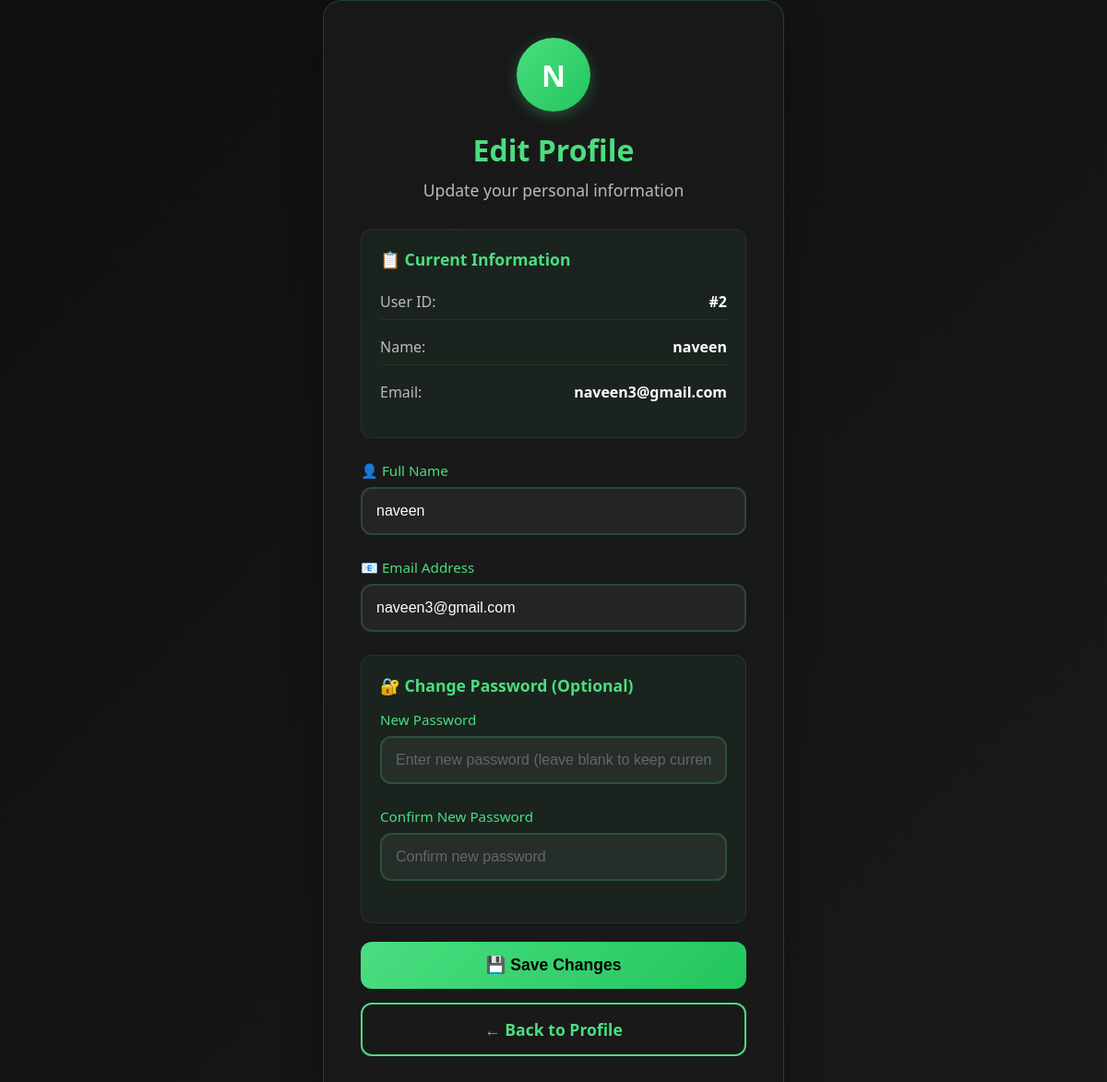
/editbutton.php (signed in), run on the app's committed database.
### tables this page shows
CREATE TABLE `register` (
  `id` int(200) NOT NULL,
  `name` varchar(200) NOT NULL,
  `email` varchar(100) NOT NULL,
  `password` text NOT NULL
);

### editbutton.php (the view, shortened to what this page needs)
<?php
require 'BD_carepoint.php';
$user_id = $_SESSION['user_id'] ?? $_GET['user_id'] ?? 1;
$user_stmt = $pdo->prepare("SELECT id, name, email FROM register WHERE id = ?");
$user_stmt->execute([$user_id]);
$user_data = $user_stmt->fetch();
?>
<!DOCTYPE html>
<html lang="en">
<head>
</head>
<body>
    <div class="edit-container">
        <div class="header">
            <div class="profile-avatar">
                <?php echo strtoupper(substr($user_data['name'], 0, 1)); ?>
            </div>
            <h1>Edit Profile</h1>
            <p>Update your personal information</p>
        </div>
        <div class="user-info">
            <h3>📋 Current Information</h3>
            <div class="info-item">
                <span class="info-label">User ID:</span>
                <span class="info-value">#<?php echo $user_data['id']; ?></span>
            </div>
            <div class="info-item">
                <span class="info-label">Name:</span>
                <span class="info-value"><?php echo htmlspecialchars($user_data['name']); ?></span>
            </div>
            <div class="info-item">
                <span class="info-label">Email:</span>
                <span class="info-value"><?php echo htmlspecialchars($user_data['email']); ?></span>
            </div>
        </div>
        <form method="POST">
            <div class="form-group">
                <label for="name">👤 Full Name</label>
                <input type="text" id="name" name="name" value="<?php echo htmlspecialchars($user_data['name']); ?>" required placeholder="Enter your full name">
            </div>
            <div class="form-group">
                <label for="email">📧 Email Address</label>
                <input type="email" id="email" name="email" value="<?php echo htmlspecialchars($user_data['email']); ?>" required placeholder="Enter your email address">
            </div>
            <div class="password-section">
                <h3>🔐 Change Password (Optional)</h3>
                <div class="form-group">
                    <label for="password">New Password</label>
                    <input type="password" id="password" name="password" placeholder="Enter new password (leave blank to keep current)">
                </div>
                <div class="form-group">
                    <label for="confirm_password">Confirm New Password</label>
                    <input type="password" id="confirm_password" name="confirm_password" placeholder="Confirm new password">
                </div>
            </div>
            <button type="submit" class="btn">💾 Save Changes</button>
            <a href="Myprofile.php?user_id=<?php echo $user_id; ?>" class="btn btn-secondary" style="text-decoration: none; display: block; text-align: center;">← Back to Profile</a>
        </form>
    </div>
</body>
</html>

### editbutton.php (style rules this page uses)
* { margin: 0; padding: 0; box-sizing: border-box; }
body { font-family: 'Segoe UI', Tahoma, Geneva, Verdana, sans-serif; background: linear-gradient(135deg, #0f0f0f 0%, #1a1a1a 100%); min-height: 100vh; display: flex; align-items: center; justify-content: center; color: #fff; }
.edit-container { background: rgba(26, 26, 26, 0.95); backdrop-filter: blur(10px); border-radius: 20px; padding: 40px; width: 90%; max-width: 500px; box-shadow: 0 20px 40px rgba(0, 0, 0, 0.3); border: 1px solid rgba(74, 222, 128, 0.2); }
.header { text-align: center; margin-bottom: 30px; }
.header h1 { color: #4ade80; font-size: 2em; margin-bottom: 10px; font-weight: 600; }
.header p { color: #bbb; font-size: 1.1em; }
.profile-avatar { width: 80px; height: 80px; background: linear-gradient(135deg, #4ade80, #22c55e); border-radius: 50%; display: flex; align-items: center; justify-content: center; margin: 0 auto 20px; font-size: 2em; font-weight: bold; color: white; box-shadow: 0 4px 15px rgba(74, 222, 128, 0.3); }
.form-group { margin-bottom: 25px; }
.form-group label { display: block; margin-bottom: 8px; color: #4ade80; font-weight: 500; font-size: 0.95em; }
.form-group input { width: 100%; padding: 15px; background: rgba(255, 255, 255, 0.05); border: 2px solid rgba(74, 222, 128, 0.2); border-radius: 12px; color: #fff; font-size: 1em; transition: all 0.3s ease; }
.form-group input::placeholder { color: #666; }
.password-section { background: rgba(74, 222, 128, 0.05); padding: 20px; border-radius: 12px; border: 1px solid rgba(74, 222, 128, 0.1); margin: 20px 0; }
.password-section h3 { color: #4ade80; margin-bottom: 15px; font-size: 1.1em; }
.btn { width: 100%; padding: 15px; background: linear-gradient(135deg, #4ade80, #22c55e); color: #000; border: none; border-radius: 12px; font-size: 1.1em; font-weight: 600; cursor: pointer; transition: all 0.3s ease; margin-bottom: 15px; }
.btn-secondary { background: transparent; border: 2px solid #4ade80; color: #4ade80; }
.user-info { background: rgba(74, 222, 128, 0.05); padding: 20px; border-radius: 12px; margin-bottom: 25px; border: 1px solid rgba(74, 222, 128, 0.1); }
.user-info h3 { color: #4ade80; margin-bottom: 15px; font-size: 1.1em; }
.info-item { display: flex; justify-content: space-between; margin-bottom: 10px; padding: 8px 0; border-bottom: 1px solid rgba(74, 222, 128, 0.1); }
.info-item:last-child { border-bottom: none; }
.info-label { color: #bbb; font-weight: 500; }
.info-value { color: #fff; font-weight: 600; }

### data on the page
register: name "N", id "2", name "naveen", email "naveen3@gmail.com"
